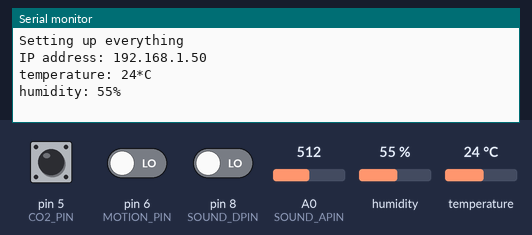
This sketch was run on a simulated Arduino Uno, built with avr-gcc and run on an emulated ATmega328P. Shown: the last lines printed to the serial monitor. Wiring (inferred from the names in the program): DHT22 sensor: data pin 7. The test bench sets the inputs (shaded band); at power-on: pin 6 (MOTION_PIN) LOW, pin 8 (SOUND_DPIN) LOW, humidity 55 %, temperature 24 °C, pin 5 (CO2_PIN) LOW, A0 (SOUND_APIN) = 512. WiFi joins after 1.5 s; servers stay silent unless stated.

Above: at 4.7 s.
4.8 s: pin 6 (MOTION_PIN) driven HIGH
At 5.9 s:
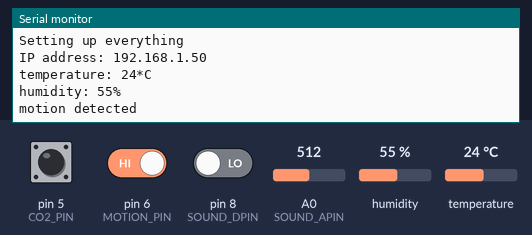
6.3 s: pin 8 (SOUND_DPIN) driven HIGH
At 7.0 s:
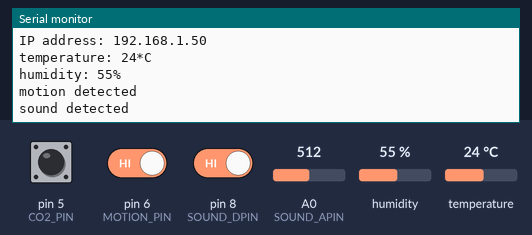
7.8 s: humidity set to 22 %
At 9.1 s:
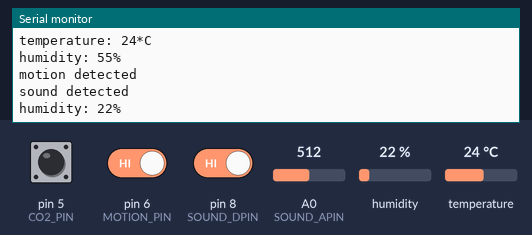
9.3 s: temperature set to 12 °C
At 10.7 s:
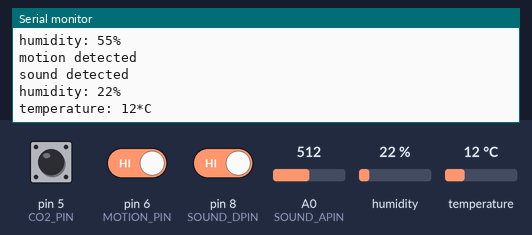
10.8 s: humidity set to 40 %
12.3 s: pin 5 (CO2_PIN) pulsed HIGH 2 times (0.12 s each, 0.3 s apart)
At 13.8 s:
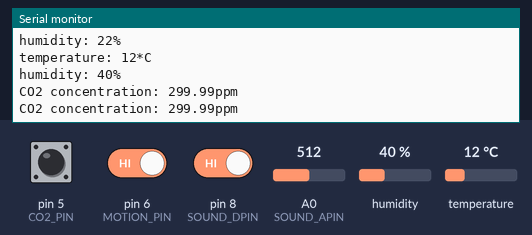

Measured:
- after the input at 4.8 s, the serial monitor: prints a new line at once (image 1)
- after the input at 6.3 s, the serial monitor: prints a new line at once (image 2)
- after the input at 7.8 s, the serial monitor: prints a new line after 0.48 s (image 3)
- after the input at 9.3 s, the serial monitor: prints a new line after 0.98 s (image 4)
- after the input at 12.3 s, the serial monitor: prints a new line after 0.12 s (image 5)

The sketch:

tomato_arduino.ino
```cpp
#include <SPI.h>
#include <Ethernet.h>
#include "library/SimpleTimer/SimpleTimer.h"
#include "library/PinChangeInterrupt/src/PinChangeInterrupt.h"
//#include "library/TinkerKit-master/TinkerKit.h"
#include "library/DHT_sensor_library/DHT.h"

#define CO2_PIN 5 // CO2 sensor should be attached to pin 5
#define MOTION_PIN 6 // Motion sensor should be attached to pin 6
#define DHT_PIN 7 // Temperature & Humidity sensor should be attached to pin 7
#define SOUND_DPIN 8
#define SOUND_APIN A0

#define DHT_TYPE DHT22

#define API_VERSION "1"
#define ROOM_ID "1"
#define SENSOR_ID_MOTION "1"
#define SENSOR_ID_CO2 "2"
#define SENSOR_ID_TEMPERATURE "3"
#define SENSOR_ID_HUMIDITY "4"

volatile double cur_co2_concentration;
volatile double prev_co2_concentration;
volatile bool co2_changed;
volatile uint32_t co2_sum;
volatile uint16_t co2_count;

volatile uint32_t start_micro;
volatile bool motion_detected;
volatile bool motion_detected_cloud;

volatile uint8_t cloud_interval_counter;
volatile bool cloud_update;

uint16_t prev_temperature;
uint16_t cur_temperature;
int32_t temperature_sum;
int16_t temperature_count;

uint8_t cur_humidity;
uint8_t prev_humidity;
uint32_t humidity_sum;
uint16_t humidity_count;

volatile bool sound_detected;
uint16_t sound_cur_value;
uint16_t sound_prev_value;

SimpleTimer timer;
EthernetClient client;
//TKLightSensor ldr(I1);  //create the "ldr" object on port I1
DHT dht(DHT_PIN, DHT_TYPE);

#define BUF_SIZE 256
#define PORT 80
byte mac[] = { 0x90, 0xA2, 0xDA, 0x0D, 0x75, 0xFD }; // This is the real mac of one of the arduino ethernet boards
IPAddress ip(192, 168, 1, 108); //fallback if DHCP doesnt work
const char protocol[] = "http://";
const char server[] = "tomato-1230.herokuapp.com";
const char api_url[] = "/api/v" API_VERSION "/";
const char sensor_url[] = "sensors/";
const char motion_url[] = SENSOR_ID_MOTION "/";
const char co2_url[] = SENSOR_ID_CO2 "/";
const char temperature_url[] = SENSOR_ID_TEMPERATURE "/";
const char humidity_url[] = SENSOR_ID_HUMIDITY "/";
const char post[] = "POST";
const char room_url[] = "rooms/" ROOM_ID "/";
const char motion[] = "motion/";
const char co2[] = "co2/";
const char temperature[] = "temperature/";
const char humidity[] = "humidity/";

/*
   Interrupt handler which is triggered by rising edge of CO2 sensor's PWM signal.
   Function is used for co2 concentration calculation in co-operation with on_falling_edge.
*/
void on_rising_edge(void)
{
  attachPinChangeInterrupt(digitalPinToPinChangeInterrupt(CO2_PIN), on_falling_edge, FALLING);
  start_micro = micros();
}

/*
   Interrupt handler which is triggered by falling edge of CO2 sensor's PWM signal.
   Function is used for co2 concentration calculation in co-operation with on_rising_edge.
*/
void on_falling_edge(void)
{
  prev_co2_concentration = cur_co2_concentration;


  attachPinChangeInterrupt(digitalPinToPinChangeInterrupt(CO2_PIN), on_rising_edge, RISING);
  uint32_t cur_micro = micros();

  if (cur_micro < start_micro) //micro() will go around at some point
    return; // We don't really need to take care of this as we only send data once in five minutes, so one sample doesn't really matter, eventhought it would be easy to handle
  else
    cur_co2_concentration = cur_micro - start_micro; // 2.0ms (@ 0ppm), 1002ms (@ 5000ppm)
    Serial.print("CO2 concentration: ");
    Serial.print(cur_co2_concentration/400); //2.0ms (@ 0ppm), 1002ms (@ 5000ppm)
    Serial.println("ppm");

  co2_sum += cur_co2_concentration;
  co2_count++;
  if (cur_co2_concentration != prev_co2_concentration)
    co2_changed = true;
}

/*
   Interrupt handler which is triggered by motion sensor when motion is detected.
*/
void motion_interrupt_handler(void)
{
  motion_detected = true;
  motion_detected_cloud = true;
}

/*
   Interrupt handler which is triggered by microphone sensor when threshold has been exceeded.
*/
void sound_interrupt_handler(void)
{
  sound_detected = true;
}

/*
   "Interrupt" handler which is triggered by timer (Simpletimer) once in a minute.
*/
void cloud_timer_handler(void)
{
  cloud_update = true;
  cloud_interval_counter++;
}

/*
   "Interrupt" handler which is triggered by timer (Simpletimer) once in 2 seconds to fetch temperature & humidity.
   Our temperature & humidity sensor is so slow that we get new result only once in 2 seconds
*/
void temperature_humidity_timer_handler(void)
{
  cur_temperature = dht.readTemperature();
  cur_humidity = dht.readHumidity();

  temperature_sum += cur_temperature;
  temperature_count++;
  humidity_sum += cur_humidity;
  humidity_count++;
}

/*
   Function to send sensor data to cloud.
*/
/*
void send_sensor_data_to_cloud(const char *method, const char *path, const char *data)
{
  char buf[BUF_SIZE];
  client.stop(); //just to make sure that there is no previous connection

  // connect to server, construct and send the sensor data
  if (client.connect(server, PORT)) {
    snprintf(buf, BUF_SIZE, "%s %s HTTP/1.1", method, path);
    client.println(buf);
    snprintf(buf, BUF_SIZE, "Host: %s", server);
    client.println(buf);
    client.println(F("Connection: close\r\nContent-Type: application/x-www-form-urlencoded; charset=UTF-8"));
    snprintf(buf, BUF_SIZE, "Content-Length: %u\r\n", strlen(data));
    client.println(buf);
    client.print(data);

    while (client.connected()) {
      delay(1000); // this is to make sure that we don't close connection before we have received the response
      while (client.available())
        Serial.write(client.read()); //print response to serial

      client.stop();
    }
  } else {
    Serial.println("Failed to create connection to server");
  }
}
*/
void setup()
{
  pinMode(CO2_PIN, INPUT); // no internal pullup
  pinMode(MOTION_PIN, INPUT); // no internal pullup
  pinMode(SOUND_DPIN, INPUT); // no internal pullup
  dht.begin();
  Serial.begin(115200);
  Serial.println("Setting up everything");
  attachPinChangeInterrupt(digitalPinToPinChangeInterrupt(MOTION_PIN), motion_interrupt_handler, RISING);
  attachPinChangeInterrupt(digitalPinToPinChangeInterrupt(SOUND_DPIN), sound_interrupt_handler, RISING);
  attachPinChangeInterrupt(digitalPinToPinChangeInterrupt(CO2_PIN), on_rising_edge, RISING);
  timer.setInterval(60000, cloud_timer_handler);
  timer.setInterval(2000, temperature_humidity_timer_handler);

  if (Ethernet.begin(mac) == 0) { //if DHCP fails use static ip
    Serial.println(F("Failed to configure Ethernet using DHCP"));
    Ethernet.begin(mac, ip);
  }
  Serial.print("IP address: ");
  Serial.println(Ethernet.localIP());
  delay(2000); // 2s delay to get real data from sensors at first run already
}

void loop() {
//  int brightnessVal = ldr.read(); //this is actually not used at all

  timer.run();

  sound_prev_value = sound_cur_value;
  sound_cur_value = analogRead(SOUND_APIN);

  if (sound_cur_value != sound_prev_value) {
    //Serial.print("Sound level: ");
    //Serial.println(sound_cur_value);
  }

  if (cur_temperature != prev_temperature) {
    prev_temperature = cur_temperature;
    Serial.print("temperature: ");
    Serial.print(cur_temperature);
    Serial.println("*C");
  }

  if (cur_humidity != prev_humidity) {
    prev_humidity = cur_humidity;
    Serial.print("humidity: ");
    Serial.print(cur_humidity);
    Serial.println("%");
  }

  if (co2_changed) {
    co2_changed = false;

  }

  if (motion_detected) {
    motion_detected = false;
    Serial.println("motion detected");
  }

  if (sound_detected) {
    sound_detected = false;
    Serial.println("sound detected");
  }

  if (cloud_update) {
    cloud_update = false;

    char params[BUF_SIZE];
    char sensor[32];

    snprintf(params, BUF_SIZE, "detected=%s&sensor=%s%s%s%s%s", motion_detected_cloud ? "true" : "false", protocol, server, api_url, sensor_url, motion_url);
    snprintf(sensor, 32, "%s%s%s", api_url, room_url, motion);
    //send_sensor_data_to_cloud(post, sensor, params);

    motion_detected_cloud = false;
    //Serial.println("sensor data sent to cloud"); //send motion sensor data to cloud once in minute

    if (cloud_interval_counter % 5 == 0) { // send other sensor data once in 5 minutes
      //there is bug somewhere as for some reason we need six %s eventhought I have only five string parameters
      snprintf(params, BUF_SIZE, "concentration=%u&sensor=%s%s%s%s%s%s", co2_sum / co2_count, protocol, server, api_url, sensor_url, co2_url);
      Serial.println(params);
      snprintf(sensor, 32, "%s%s%s", api_url, room_url, co2);
      //send_sensor_data_to_cloud(post, sensor, params);
      co2_sum = co2_count = 0;

      snprintf(params, BUF_SIZE, "temperature=%i&sensor=%s%s%s%s%s%s", temperature_sum / temperature_count, protocol, server, api_url, sensor_url, temperature_url);
      snprintf(sensor, 32, "%s%s%s", api_url, room_url, temperature);
      //send_sensor_data_to_cloud(post, sensor, params);
      temperature_sum = temperature_count = 0;

      snprintf(params, BUF_SIZE, "humidity=%u&sensor=%s%s%s%s%s%s", humidity_sum / humidity_count, protocol, server, api_url, sensor_url, humidity_url);
      snprintf(sensor, 32, "%s%s%s", api_url, room_url, humidity);
      //send_sensor_data_to_cloud(post, sensor, params);
      humidity_sum = humidity_count = 0;

      Serial.println("Other sensor data sent to cloud");
      Ethernet.maintain(); //renew DHCP lease
    }
  }
}
```
